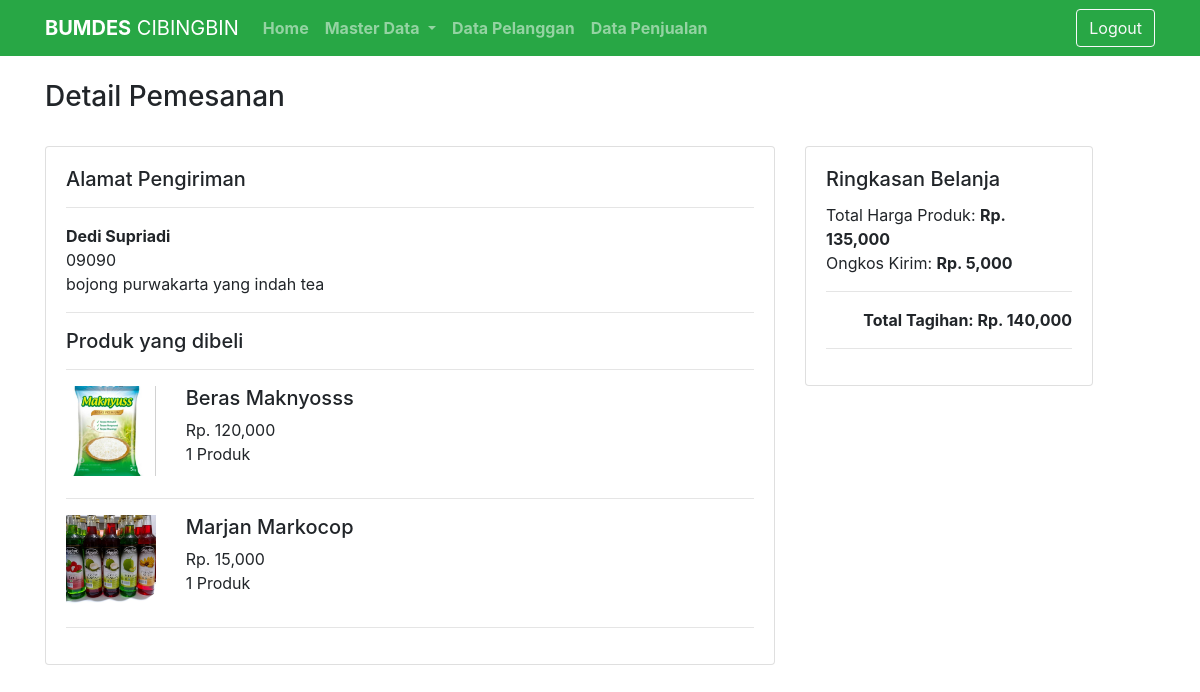
Page /admin/detail.php?id=6 (signed in) on the committed database.
### tables this page shows
CREATE TABLE `tbl_transaksi` (
  `id_transaksi` int(11) NOT NULL,
  `id_pelanggan` int(11) NOT NULL,
  `tgl_transaksi` date NOT NULL,
  `alamat_pengiriman` text NOT NULL,
  `ongkir` double NOT NULL,
  `total_pembelian` double NOT NULL,
  `status` varchar(50) NOT NULL
);

CREATE TABLE `tbl_pelanggan` (
  `id_pelanggan` int(11) NOT NULL,
  `email` varchar(100) NOT NULL,
  `pass` varchar(100) NOT NULL,
  `nama_pelanggan` varchar(150) NOT NULL,
  `jk` varchar(20) NOT NULL,
  `alamat` text NOT NULL,
  `no_hp` varchar(16) NOT NULL
);

CREATE TABLE `detail_transaksi` (
  `id_detail` int(11) NOT NULL,
  `id_transaksi` int(11) NOT NULL,
  `id_produk` int(11) NOT NULL,
  `harga_p` double NOT NULL,
  `jumlah` double NOT NULL,
  `subtotal` double NOT NULL
);

CREATE TABLE `tbl_produk` (
  `id_produk` int(11) NOT NULL,
  `nama_produk` varchar(100) NOT NULL,
  `harga` double NOT NULL,
  `stok` int(11) NOT NULL,
  `id_kategori` int(11) NOT NULL,
  `deskripsi` text NOT NULL,
  `foto_produk` varchar(100) NOT NULL
);

### admin/detail.php (the view, shortened to what this page needs)
<?php
include 'header.php';
?>
<?php
$ambil = $koneksi->query("SELECT * FROM tbl_transaksi JOIN tbl_pelanggan ON tbl_transaksi.id_pelanggan=tbl_pelanggan.id_pelanggan
WHERE tbl_transaksi.id_transaksi = '$_GET[id]'");
$detail = $ambil->fetch_assoc();
?>
<div class="container">
    <h3>Detail Pemesanan</h3>
    <br>
    <div class="row">
        <div class="col-md-8 mb-2">
            <div class="card">
                <div class="card-body">
                    <h5>Alamat Pengiriman</h5>
                    <hr>
                    <p><strong><?php echo $detail["nama_pelanggan"]; ?></strong><br>
                        <?php echo $detail["no_hp"]; ?><br>
                        <?php echo $detail["alamat_pengiriman"]; ?>
                    </p>
                    <hr>
                    <h5>Produk yang dibeli</h5>
                    <hr>
                    <?php
                    $totalbelanja  = 0;
                    $ambil = $koneksi->query("SELECT * FROM detail_transaksi JOIN tbl_produk ON detail_transaksi.id_produk=tbl_produk.id_produk WHERE id_transaksi='$detail[id_transaksi]'");
                    while ($data = $ambil->fetch_assoc()) :
                        $total = $data["harga"] * $data['jumlah'];
                    ?>
                        <div class="row">
                            <div class="col-md-2">
                                <img src="../foto_produk/<?php echo $data["foto_produk"]; ?>" width="90" alt="">
                            </div>
                            <div class="col-auto">
                                <h5><?php echo $data["nama_produk"]; ?></h5>
                                <p>Rp. <?php echo number_format($data["harga"]); ?><br>
                                    <?php echo $data["jumlah"]; ?> Produk
                                </p>
                            </div>
                        </div>
                        <hr>
                        <?php $tot = $totalbelanja += $total; ?>
                    <?php endwhile ?>
                </div>
            </div>
        </div>
        <div class="col-md-4">
            <div class="card" style="width: 18rem;">
                <div class="card-body">
                    <h5 class="card-title">Ringkasan Belanja</h5>
                    <p>Total Harga Produk: <strong>Rp. <?php echo number_format($tot); ?></strong><br>
                        Ongkos Kirim: <strong>Rp. <?php echo number_format($detail["ongkir"]); ?></strong></p>
                    <hr>
                    <strong>
                        <p class="text-right">Total Tagihan: Rp. <?php echo number_format($detail["total_pembelian"]); ?></p>
                    </strong>
                    <hr>
                </div>
            </div>
        </div>
    </div>
</div>

### rows in the picture
tbl_transaksi: id_pelanggan.nama_pelanggan "Dedi Supriadi", id_pelanggan.no_hp "09090", alamat_pengiriman "bojong purwakarta yang indah tea", ongkir "5,000", total_pembelian "140,000"
detail_transaksi: id_produk.foto_produk (picture), id_produk.nama_produk "Beras Maknyosss", id_produk.harga "120,000", jumlah "1"
detail_transaksi: id_produk.foto_produk (picture), id_produk.nama_produk "Marjan Markocop", id_produk.harga "15,000", jumlah "1"

### other values in the picture
$tot "135,000"
